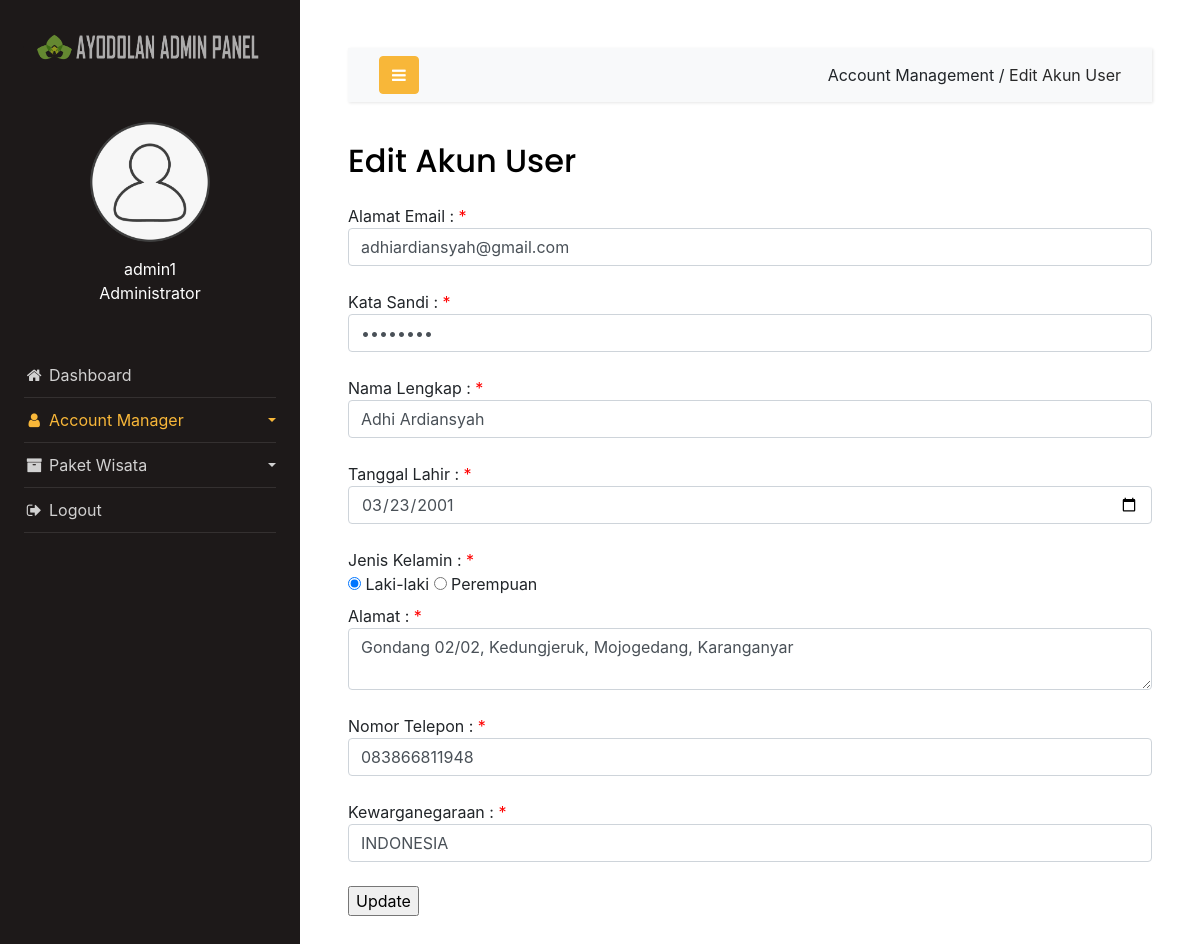
Page /edit-user.php?target=1 on the committed database.
### tables this page shows
CREATE TABLE `pendaftaran` (
  `id_pelanggan` int(8) NOT NULL,
  `email_pelanggan` varchar(50) NOT NULL,
  `nama_pelanggan` varchar(30) NOT NULL,
  `tglLahir_pelanggan` date NOT NULL,
  `kelamin_pelanggan` varchar(9) NOT NULL,
  `alamat_pelanggan` text NOT NULL,
  `telp_pelanggan` varchar(14) NOT NULL,
  `kewarganegaraan` varchar(20) NOT NULL,
  `kataSandi_pelanggan` varchar(16) NOT NULL
);

### edit-user.php (the view, shortened to what this page needs)
<!doctype html>
<html lang="en">
  <head>
		<link rel="stylesheet" href="https://stackpath.bootstrapcdn.com/font-awesome/4.7.0/css/font-awesome.min.css">
    <link rel="stylesheet" href="css/style.css">
    <link rel="stylesheet" href="https://cdn.jsdelivr.net/npm/bootstrap@4.5.3/dist/css/bootstrap.min.css">
  </head>
  <body>
		<div class="wrapper d-flex align-items-stretch">
			<nav id="sidebar">
        <div class="logo-brand" style="text-align: center; padding-top: 20px;">
            <a href="sebelumnya.php"><img src="images/branding-logo.png" alt="Logo" style="opacity: .8; width: 85%;"></a>
        </div>
				<div class="p-4 pt-5">
          <div class="user">
            <a href="" class="img logo rounded-circle mb-5" style="background-image: url(images/user-2-icon.png); margin-bottom: 0px !important;"></a>
          </div>
          <div class="user" style="padding-top: 15px;">
            <p align="center">
              admin1<br>
              Administrator
            </p>
          </div>
	        <ul class="list-unstyled components mb-5" style="margin-top: 3rem !important;">
	          <li>
	            <a href="sebelumnya.php"><i class="fa fa-fw fa-home"></i> Dashboard</a>
	          </li>
	          <li class="active">
              <a href="#pageSubmenu" data-toggle="collapse" aria-expanded="false" class="dropdown-toggle">
                <i class="fa fa-fw fa-user"></i> Account Manager
              </a>
	          </li>
	          <li>
              <a href="#homeSubmenu" data-toggle="collapse" aria-expanded="false" class="dropdown-toggle">
                <i class="fa fa-fw fa-archive"></i> Paket Wisata
              </a>
	          </li>
	          <li>
              <a href="#"><i class="fa fa-fw fa-sign-out"></i> Logout</a>
	          </li>
	        </ul>
	      </div>
    	</nav>
      <div id="content" class="p-4 p-md-5">
        <nav class="navbar navbar-expand-lg navbar-light bg-light">
          <div class="container-fluid">
            <button type="button" id="sidebarCollapse" class="btn btn-primary">
              <i class="fa fa-bars"></i>
            </button>
            <div class="collapse navbar-collapse" id="navbarSupportedContent">
              <ul class="nav navbar-nav ml-auto">
              <li class="nav-item active">
                  <a>Account Management / </a>
                  <a style="color: #292929;">Edit Akun User</a>
                </li>
              </ul>
            </div>
          </div>
        </nav>
        <h2 class="mb-4">Edit Akun User</h2>
        <?php
        require('config.php');
        $target = $_GET['target'];
        $sql = "SELECT * FROM pendaftaran where id_pelanggan = '$target'";
        $result = mysqli_query($conn, $sql);
        $row = mysqli_fetch_array($result);
    ?>
    <form action="update-user.php" method="POST">
        Alamat Email :
        <span class="error">*</span>
        <input type="text" name="email" class="form-control" placeholder="Alamat Email Anda" value="<?php echo $row['email_pelanggan'];?>">
        <br>
        Kata Sandi :
        <span class="error">*</span>
        <input type="password" name="katasandi" class="form-control" placeholder="Kata Sandi Anda" value="<?php echo $row['kataSandi_pelanggan'];?>">
        <br>
        Nama Lengkap  :
        <span class="error">*</span>
        <input type="text" name="nama" class="form-control" placeholder="Nama Lengkap Anda" value="<?php echo $row['nama_pelanggan'];?>">
        <br>
        Tanggal Lahir   :
        <span class="error">*</span>
        <input type="date" name="tanggallahir" class="form-control" placeholder="Tanggal Lahir Anda" value="<?php echo $row['tglLahir_pelanggan'];?>">
        <br>
        Jenis Kelamin   :
        <span class="error">*</span>
        <br>
        <input type="radio" name="jeniskelamin" value="Laki-laki" <?php if($row['kelamin_pelanggan']=="Laki-laki") { echo 'checked';}?>>
        <label for="lk">Laki-laki</label>
        <input type="radio" name="jeniskelamin" value="Perempuan" <?php if($row['kelamin_pelanggan']=="Perempuan") { echo 'checked';}?>>
        <label for="pr">Perempuan</label>
        <br>
        Alamat :
        <span class="error">*</span>
        <textarea name="alamat" class="form-control" placeholder="Alamat Anda"><?php echo $row['alamat_pelanggan'];?></textarea>
        <br>
        Nomor Telepon :
        <span class="error">*</span>
        <input type="text" name="nohp" class="form-control" placeholder="Nomor Telepon Anda" value="<?php echo $row['telp_pelanggan'];?>">
        <br>
        Kewarganegaraan :
        <span class="error">*</span>
        <input type="text" name="kewarganegaraan" class="form-control" placeholder="Kewarganegaraan Anda" value="<?php echo $row['kewarganegaraan'];?>">
        <br>
        <input type='submit' value='Update'>
        </form>
      </div>
		</div>
  </body>
</html>

### edit-user.php (style rules this page uses)
.error { color:red; }

### rows in the picture
pendaftaran: email "adhiardiansyah@gmail.com", nama "Adhi Ardiansyah", tanggallahir "03/23/2001", kelamin_pelanggan "☑", alamat "Gondang 02/02, Kedungjeruk, Mojogedang, Karanganyar", nohp "083866811948", kewarganegaraan "INDONESIA"
